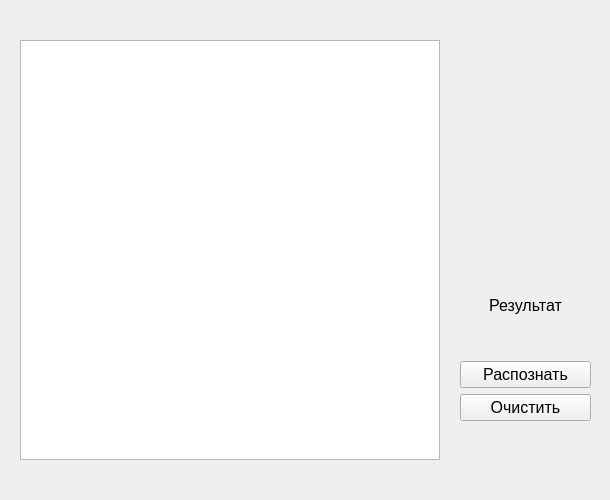
<?xml version="1.0" encoding="UTF-8"?>
<ui version="4.0">
 <class>MainWindow</class>
 <widget class="QMainWindow" name="MainWindow">
  <property name="geometry">
   <rect>
    <x>0</x>
    <y>0</y>
    <width>610</width>
    <height>500</height>
   </rect>
  </property>
  <property name="font">
   <font>
    <pointsize>12</pointsize>
   </font>
  </property>
  <property name="windowTitle">
   <string>Распознать цифру</string>
  </property>
  <widget class="QWidget" name="centralwidget">
   <widget class="QGraphicsView" name="drawArea">
    <property name="geometry">
     <rect>
      <x>20</x>
      <y>40</y>
      <width>420</width>
      <height>420</height>
     </rect>
    </property>
   </widget>
   <widget class="QWidget" name="verticalLayoutWidget">
    <property name="geometry">
     <rect>
      <x>460</x>
      <y>290</y>
      <width>131</width>
      <height>131</height>
     </rect>
    </property>
    <layout class="QVBoxLayout" name="buttons">
     <item>
      <widget class="QLabel" name="label">
       <property name="font">
        <font>
         <pointsize>12</pointsize>
        </font>
       </property>
       <property name="text">
        <string>Результат</string>
       </property>
       <property name="alignment">
        <set>Qt::AlignCenter</set>
       </property>
      </widget>
     </item>
     <item>
      <widget class="QLabel" name="result">
       <property name="font">
        <font>
         <pointsize>12</pointsize>
        </font>
       </property>
       <property name="text">
        <string/>
       </property>
       <property name="alignment">
        <set>Qt::AlignCenter</set>
       </property>
      </widget>
     </item>
     <item>
      <widget class="QPushButton" name="recButton">
       <property name="font">
        <font>
         <pointsize>12</pointsize>
        </font>
       </property>
       <property name="text">
        <string>Распознать</string>
       </property>
      </widget>
     </item>
     <item>
      <widget class="QPushButton" name="clearButton">
       <property name="font">
        <font>
         <pointsize>12</pointsize>
        </font>
       </property>
       <property name="text">
        <string>Очистить</string>
       </property>
      </widget>
     </item>
    </layout>
   </widget>
  </widget>
 </widget>
 <resources/>
 <connections/>
</ui>
